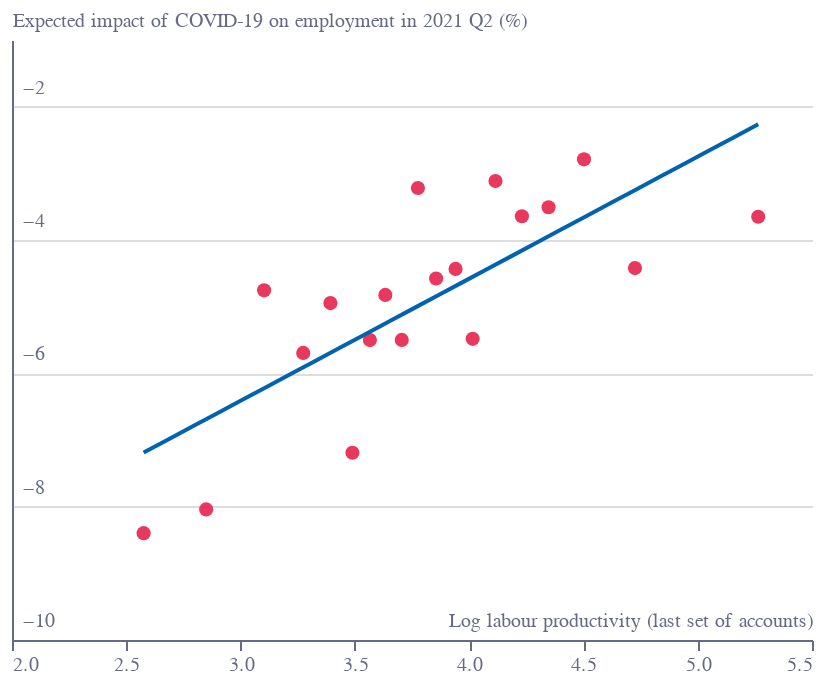

Write notebook code for a chart like this one.
### Code cell
base = alt.Chart(f2).mark_circle(color=colors['eco-pink'],size=50,opacity=0.9).encode(
        alt.X("lnprod_last:Q",scale=alt.Scale(domain=(2,5.5)),
              axis=alt.Axis(grid=False,title='Log labour productivity (last set of accounts)',
                           labelColor=colors['eco-gray'],titleColor=colors['eco-gray'],
            tickColor=colors['eco-gray'],domainColor=colors['eco-gray'],
            titleAnchor='end',titleY=-15,titleFontSize=10,titleFontWeight="normal",
            )),
    alt.Y("covid_emp21q2:Q",scale=alt.Scale(domain=(-10,-1)),
          axis=alt.Axis(grid=True,title='Expected impact of COVID-19 on employment in 2021 Q2 (%)',
                       labelColor=colors['eco-gray'],titleColor=colors['eco-gray'],
            tickColor=colors['eco-gray'],domainColor=colors['eco-gray'],
                        
#                         domain=False,
            ticks=False,
            labelAlign="left",
            labelBaseline="middle",
            labelPadding=-5,
            labelOffset=-10,
            titleX=0,
            titleY=-5,
            titleAngle=0,
            titleFontSize=10,
            titleFontWeight="normal",
            titleAlign="left",
            tickCount=4,
            format=".0f",
            ))
)

polynomial_fit = base.transform_regression(
        "lnprod_last", "covid_emp21q2", method="poly", order=1
    ).mark_line(color=colors['eco-mid-blue'],opacity=1)
    
layer = (
    base+polynomial_fit
).configure_view(stroke=None).properties(title="").properties(height=300, width=400)
layer.save("visualisation/" + f + ".json")
layer

### Figure 1 — Vega-Lite specification as saved in the notebook (floating-point values rounded to 4 significant figures)
{"config": {"view": {"continuousWidth": 400, "continuousHeight": 300, "stroke": null}}, "layer": [{"mark": {"type": "circle", "color": "#E6224B", "opacity": 0.9, "size": 50}, "encoding": {"x": {"type": "quantitative", "axis": {"domainColor": "#676A86", "grid": false, "labelColor": "#676A86", "tickColor": "#676A86", "title": "Log labour productivity (last set of accounts)", "titleAnchor": "end", "titleColor": "#676A86", "titleFontSize": 10, "titleFontWeight": "normal", "titleY": -15}, "field": "lnprod_last", "scale": {"domain": [2, 5.5]}}, "y": {"type": "quantitative", "axis": {"domainColor": "#676A86", "format": ".0f", "grid": true, "labelAlign": "left", "labelBaseline": "middle", "labelColor": "#676A86", "labelOffset": -10, "labelPadding": -5, "tickColor": "#676A86", "tickCount": 4, "ticks": false, "title": "Expected impact of COVID-19 on employment in 2021 Q2 (%)", "titleAlign": "left", "titleAngle": 0, "titleColor": "#676A86", "titleFontSize": 10, "titleFontWeight": "normal", "titleX": 0, "titleY": -5}, "field": "covid_emp21q2", "scale": {"domain": [-10, -1]}}}}, {"mark": {"type": "line", "color": "#0063AF", "opacity": 1}, "encoding": {"x": {"type": "quantitative", "axis": {"domainColor": "#676A86", "grid": false, "labelColor": "#676A86", "tickColor": "#676A86", "title": "Log labour productivity (last set of accounts)", "titleAnchor": "end", "titleColor": "#676A86", "titleFontSize": 10, "titleFontWeight": "normal", "titleY": -15}, "field": "lnprod_last", "scale": {"domain": [2, 5.5]}}, "y": {"type": "quantitative", "axis": {"domainColor": "#676A86", "format": ".0f", "grid": true, "labelAlign": "left", "labelBaseline": "middle", "labelColor": "#676A86", "labelOffset": -10, "labelPadding": -5, "tickColor": "#676A86", "tickCount": 4, "ticks": false, "title": "Expected impact of COVID-19 on employment in 2021 Q2 (%)", "titleAlign": "left", "titleAngle": 0, "titleColor": "#676A86", "titleFontSize": 10, "titleFontWeight": "normal", "titleX": 0, "titleY": -5}, "field": "covid_emp21q2", "scale": {"domain": [-10, -1]}}}, "transform": [{"on": "lnprod_last", "regression": "covid_emp21q2", "method": "poly", "order": 1}]}], "data": {"name": "data-bf38f87dad5ee152adb1bf640b071c02"}, "height": 300, "title": "", "width": 400, "$schema": "https://vega.github.io/schema/vega-lite/v4.8.1.json", "datasets": {"data-bf38f87dad5ee152adb1bf640b071c02": [{"lnprod_last": 2.576, "covid_emp21q2": -8.397}, {"lnprod_last": 2.849, "covid_emp21q2": -8.041}, {"lnprod_last": 3.103, "covid_emp21q2": -4.755}, {"lnprod_last": 3.274, "covid_emp21q2": -5.694}, {"lnprod_last": 3.393, "covid_emp21q2": -4.947}, {"lnprod_last": 3.489, "covid_emp21q2": -7.191}, {"lnprod_last": 3.566, "covid_emp21q2": -5.502}, {"lnprod_last": 3.633, "covid_emp21q2": -4.824}, {"lnprod_last": 3.705, "covid_emp21q2": -5.498}, {"lnprod_last": 3.776, "covid_emp21q2": -3.221}, {"lnprod_last": 3.855, "covid_emp21q2": -4.578}, {"lnprod_last": 3.941, "covid_emp21q2": -4.434}, {"lnprod_last": 4.015, "covid_emp21q2": -5.483}, {"lnprod_last": 4.115, "covid_emp21q2": -3.115}, {"lnprod_last": 4.231, "covid_emp21q2": -3.643}, {"lnprod_last": 4.347, "covid_emp21q2": -3.509}, {"lnprod_last": 4.502, "covid_emp21q2": -2.79}, {"lnprod_last": 4.726, "covid_emp21q2": -4.422}, {"lnprod_last": 5.265, "covid_emp21q2": -3.651}]}}
